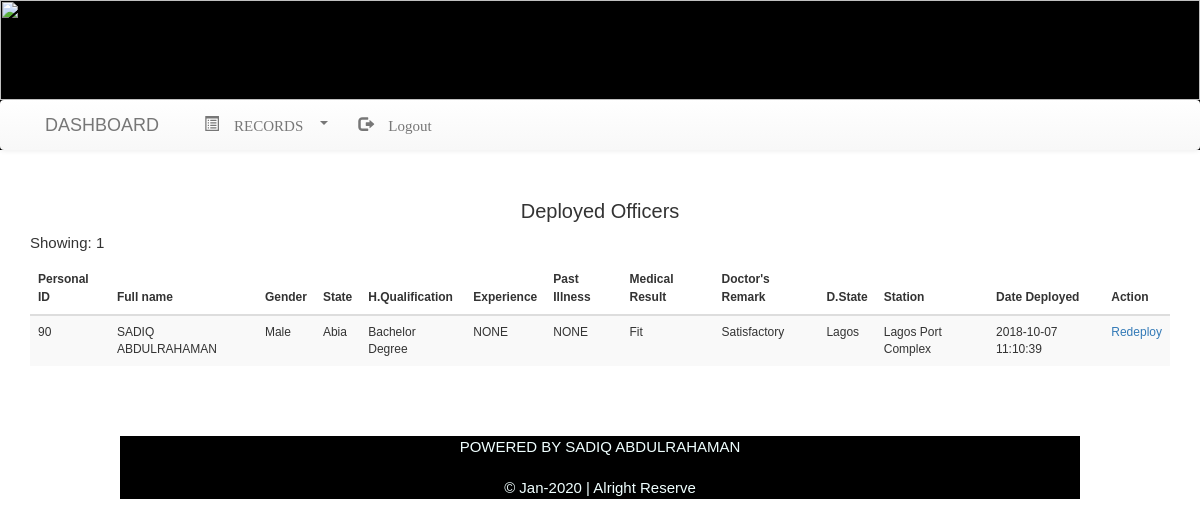
Screenshot of /dep_rec.php with the database file from the repository.
### tables this page shows
CREATE TABLE IF NOT EXISTS `deploiy` (
  `pid` int(11) NOT NULL,
  `fullName` varchar(500) NOT NULL,
  `sex` varchar(10) NOT NULL,
  `state` varchar(90) NOT NULL,
  `HeighestQaul` varchar(90) NOT NULL,
  `WorkExp` varchar(70) NOT NULL,
  `hopi` varchar(500) NOT NULL,
  `mresult` varchar(50) NOT NULL,
  `dremark` varchar(60) NOT NULL,
  `deploystate` varchar(50) NOT NULL,
  `seaport` varchar(50) NOT NULL,
  `deploy_date` timestamp NOT NULL DEFAULT CURRENT_TIMESTAMP ON UPDATE CURRENT_TIMESTAMP,
  PRIMARY KEY (`pid`)
);

### dep_rec.php (the view, shortened to what this page needs)
<!DOCTYPE html>
<head>
        <link rel="stylesheet" href="css/bootstrap.min.css">
        <link rel="stylesheet" href="css/bootstrap-theme.min.css">
        <link rel="stylesheet" href="css/font-awesome.min.css">
        <link rel="stylesheet" type="text/css" href="font-awesome.min.css">
        <link rel="stylesheet" type="text/css" href="gillstyle.css">
        <link rel="stylesheet" type="text/css" href="fontawesome-webfont.eot">
</head>
<body>
    <?php
   include ('dashboard.php');
   ?>
    <div class="container" style="padding-top: 30px; padding-bottom: 50px;" align = "center">
        <h3 style="font-size: 20px; font-family: sans-serif;">Deployed Officers</h3>
    <table class="table table-striped" style="font-size: 12px;">
    <thead>
        <tr>
            <th>Personal ID</th>
            <th>Full name</th>
            <th>Gender</th>
            <th>State</th>
            <th>H.Qualification</th>
            <th>Experience</th>
            <th>Past Illness</th>
            <th>Medical Result</th>
            <th>Doctor's Remark</th>
            <th>D.State</th>
            <th>Station</th>
            <th>Date Deployed</th>
            <th>Action</th>
        </tr>
        </thead>
        <tbody>
            <?php
            $db =  mysqli_connect("localhost","root","","navy");
            $rahman = mysqli_query($db, "select * from deploiy");
            $count = mysqli_num_rows($rahman);
         while($sa = mysqli_fetch_array($rahman)){
             ?>
            <tr>
            <td><?php echo $sa['pid']; ?></td>
            <td><?php echo $sa['fullName']; ?></td>
            <td><?php echo $sa['sex']; ?></td>
            <td><?php echo $sa['state']; ?></td>
            <td><?php echo $sa['HeighestQaul']; ?></td>
            <td><?php echo $sa['WorkExp']; ?></td>
            <td><?php echo $sa['hopi']; ?></td>
            <td><?php echo $sa['mresult']; ?></td>
            <td><?php echo $sa['dremark']; ?></td>
            <td><?php echo $sa['deploystate']; ?></td>
            <td><?php echo $sa['seaport']; ?></td>
            <td><?php echo $sa['deploy_date']; ?></td>
            <?php echo'   <td><div align="center"><a  href="dep_rec.php?pid='.$sa["pid"].'">Redeploy</a></div></td>   ';?>
        </tr>
            <?php
         }
            echo "<p align = 'left'>Showing: $count </p>";
            ?>
        </tbody>
        </table>
</div>
<?php include('foot.php');?>
</body>
</html>

### css/gillstyle.css (style rules this page uses)
body { font-family: ariel, verdana, sans-serif; font-size: 150%; }
* { box-sizing: border-box; }

### rows the page displays
deploiy: pid "90", fullName "SADIQ ABDULRAHAMAN", sex "Male", state "Abia", HeighestQaul "Bachelor Degree", WorkExp "NONE", hopi "NONE", mresult "Fit", dremark "Satisfactory", deploystate "Lagos", seaport "Lagos Port Complex", deploy_date "2018-10-07 11:10:39"

### other values shown
$count "1"
